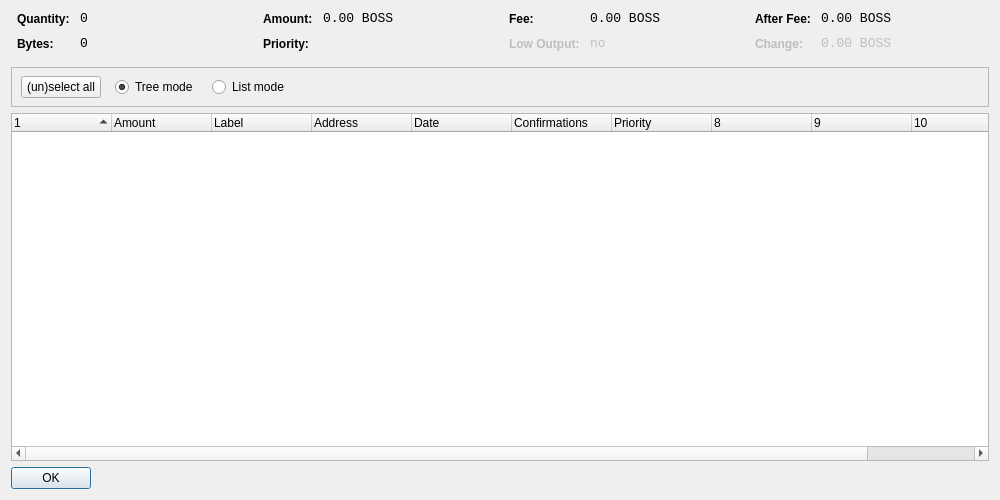
<?xml version="1.0" encoding="UTF-8"?>
<ui version="4.0">
 <class>CoinControlDialog</class>
 <widget class="QDialog" name="CoinControlDialog">
  <property name="geometry">
   <rect>
    <x>0</x>
    <y>0</y>
    <width>1000</width>
    <height>500</height>
   </rect>
  </property>
  <property name="windowTitle">
   <string>Coin Control</string>
  </property>
  <layout class="QVBoxLayout" name="verticalLayout">
   <item>
    <layout class="QHBoxLayout" name="horizontalLayoutTop" stretch="0,0,0,0">
     <property name="topMargin">
      <number>0</number>
     </property>
     <property name="bottomMargin">
      <number>10</number>
     </property>
     <item>
      <layout class="QFormLayout" name="formLayoutCoinControl1">
       <property name="horizontalSpacing">
        <number>10</number>
       </property>
       <property name="verticalSpacing">
        <number>10</number>
       </property>
       <property name="leftMargin">
        <number>6</number>
       </property>
       <property name="rightMargin">
        <number>6</number>
       </property>
       <item row="0" column="0">
        <widget class="QLabel" name="labelCoinControlQuantityText">
         <property name="styleSheet">
          <string notr="true">font-weight:bold;</string>
         </property>
         <property name="text">
          <string>Quantity:</string>
         </property>
        </widget>
       </item>
       <item row="0" column="1">
        <widget class="QLabel" name="labelCoinControlQuantity">
         <property name="font">
          <font>
           <family>Monospace</family>
           <pointsize>10</pointsize>
          </font>
         </property>
         <property name="cursor">
          <cursorShape>IBeamCursor</cursorShape>
         </property>
         <property name="contextMenuPolicy">
          <enum>Qt::ActionsContextMenu</enum>
         </property>
         <property name="text">
          <string notr="true">0</string>
         </property>
         <property name="textInteractionFlags">
          <set>Qt::LinksAccessibleByMouse|Qt::TextSelectableByKeyboard|Qt::TextSelectableByMouse</set>
         </property>
        </widget>
       </item>
       <item row="1" column="0">
        <widget class="QLabel" name="labelCoinControlBytesText">
         <property name="styleSheet">
          <string notr="true">font-weight:bold;</string>
         </property>
         <property name="text">
          <string>Bytes:</string>
         </property>
        </widget>
       </item>
       <item row="1" column="1">
        <widget class="QLabel" name="labelCoinControlBytes">
         <property name="font">
          <font>
           <family>Monospace</family>
           <pointsize>10</pointsize>
          </font>
         </property>
         <property name="cursor">
          <cursorShape>IBeamCursor</cursorShape>
         </property>
         <property name="contextMenuPolicy">
          <enum>Qt::ActionsContextMenu</enum>
         </property>
         <property name="text">
          <string notr="true">0</string>
         </property>
         <property name="textInteractionFlags">
          <set>Qt::LinksAccessibleByMouse|Qt::TextSelectableByKeyboard|Qt::TextSelectableByMouse</set>
         </property>
        </widget>
       </item>
      </layout>
     </item>
     <item>
      <layout class="QFormLayout" name="formLayoutCoinControl2">
       <property name="horizontalSpacing">
        <number>10</number>
       </property>
       <property name="verticalSpacing">
        <number>10</number>
       </property>
       <property name="leftMargin">
        <number>6</number>
       </property>
       <property name="rightMargin">
        <number>6</number>
       </property>
       <item row="0" column="0">
        <widget class="QLabel" name="labelCoinControlAmountText">
         <property name="styleSheet">
          <string notr="true">font-weight:bold;</string>
         </property>
         <property name="text">
          <string>Amount:</string>
         </property>
        </widget>
       </item>
       <item row="0" column="1">
        <widget class="QLabel" name="labelCoinControlAmount">
         <property name="font">
          <font>
           <family>Monospace</family>
           <pointsize>10</pointsize>
          </font>
         </property>
         <property name="cursor">
          <cursorShape>IBeamCursor</cursorShape>
         </property>
         <property name="contextMenuPolicy">
          <enum>Qt::ActionsContextMenu</enum>
         </property>
         <property name="text">
          <string notr="true">0.00 BOSS</string>
         </property>
         <property name="textInteractionFlags">
          <set>Qt::LinksAccessibleByMouse|Qt::TextSelectableByKeyboard|Qt::TextSelectableByMouse</set>
         </property>
        </widget>
       </item>
       <item row="1" column="0">
        <widget class="QLabel" name="labelCoinControlPriorityText">
         <property name="styleSheet">
          <string notr="true">font-weight:bold;</string>
         </property>
         <property name="text">
          <string>Priority:</string>
         </property>
        </widget>
       </item>
       <item row="1" column="1">
        <widget class="QLabel" name="labelCoinControlPriority">
         <property name="font">
          <font>
           <family>Monospace</family>
           <pointsize>10</pointsize>
          </font>
         </property>
         <property name="cursor">
          <cursorShape>IBeamCursor</cursorShape>
         </property>
         <property name="contextMenuPolicy">
          <enum>Qt::ActionsContextMenu</enum>
         </property>
         <property name="text">
          <string/>
         </property>
         <property name="textInteractionFlags">
          <set>Qt::LinksAccessibleByMouse|Qt::TextSelectableByKeyboard|Qt::TextSelectableByMouse</set>
         </property>
        </widget>
       </item>
      </layout>
     </item>
     <item>
      <layout class="QFormLayout" name="formLayoutCoinControl3">
       <property name="horizontalSpacing">
        <number>10</number>
       </property>
       <property name="verticalSpacing">
        <number>10</number>
       </property>
       <property name="leftMargin">
        <number>6</number>
       </property>
       <property name="rightMargin">
        <number>6</number>
       </property>
       <item row="0" column="0">
        <widget class="QLabel" name="labelCoinControlFeeText">
         <property name="styleSheet">
          <string notr="true">font-weight:bold;</string>
         </property>
         <property name="text">
          <string>Fee:</string>
         </property>
        </widget>
       </item>
       <item row="0" column="1">
        <widget class="QLabel" name="labelCoinControlFee">
         <property name="font">
          <font>
           <family>Monospace</family>
           <pointsize>10</pointsize>
          </font>
         </property>
         <property name="cursor">
          <cursorShape>IBeamCursor</cursorShape>
         </property>
         <property name="contextMenuPolicy">
          <enum>Qt::ActionsContextMenu</enum>
         </property>
         <property name="text">
          <string notr="true">0.00 BOSS</string>
         </property>
         <property name="textInteractionFlags">
          <set>Qt::LinksAccessibleByMouse|Qt::TextSelectableByKeyboard|Qt::TextSelectableByMouse</set>
         </property>
        </widget>
       </item>
       <item row="1" column="0">
        <widget class="QLabel" name="labelCoinControlLowOutputText">
         <property name="enabled">
          <bool>false</bool>
         </property>
         <property name="styleSheet">
          <string notr="true">font-weight:bold;</string>
         </property>
         <property name="text">
          <string>Low Output:</string>
         </property>
        </widget>
       </item>
       <item row="1" column="1">
        <widget class="QLabel" name="labelCoinControlLowOutput">
         <property name="enabled">
          <bool>false</bool>
         </property>
         <property name="font">
          <font>
           <family>Monospace</family>
           <pointsize>10</pointsize>
          </font>
         </property>
         <property name="cursor">
          <cursorShape>IBeamCursor</cursorShape>
         </property>
         <property name="contextMenuPolicy">
          <enum>Qt::ActionsContextMenu</enum>
         </property>
         <property name="text">
          <string notr="true">no</string>
         </property>
         <property name="textInteractionFlags">
          <set>Qt::LinksAccessibleByMouse|Qt::TextSelectableByKeyboard|Qt::TextSelectableByMouse</set>
         </property>
        </widget>
       </item>
      </layout>
     </item>
     <item>
      <layout class="QFormLayout" name="formLayoutCoinControl4">
       <property name="horizontalSpacing">
        <number>10</number>
       </property>
       <property name="verticalSpacing">
        <number>10</number>
       </property>
       <property name="leftMargin">
        <number>6</number>
       </property>
       <property name="rightMargin">
        <number>6</number>
       </property>
       <item row="0" column="0">
        <widget class="QLabel" name="labelCoinControlAfterFeeText">
         <property name="styleSheet">
          <string notr="true">font-weight:bold;</string>
         </property>
         <property name="text">
          <string>After Fee:</string>
         </property>
        </widget>
       </item>
       <item row="0" column="1">
        <widget class="QLabel" name="labelCoinControlAfterFee">
         <property name="font">
          <font>
           <family>Monospace</family>
           <pointsize>10</pointsize>
          </font>
         </property>
         <property name="cursor">
          <cursorShape>IBeamCursor</cursorShape>
         </property>
         <property name="contextMenuPolicy">
          <enum>Qt::ActionsContextMenu</enum>
         </property>
         <property name="text">
          <string notr="true">0.00 BOSS</string>
         </property>
         <property name="textInteractionFlags">
          <set>Qt::LinksAccessibleByMouse|Qt::TextSelectableByKeyboard|Qt::TextSelectableByMouse</set>
         </property>
        </widget>
       </item>
       <item row="1" column="0">
        <widget class="QLabel" name="labelCoinControlChangeText">
         <property name="enabled">
          <bool>false</bool>
         </property>
         <property name="styleSheet">
          <string notr="true">font-weight:bold;</string>
         </property>
         <property name="text">
          <string>Change:</string>
         </property>
        </widget>
       </item>
       <item row="1" column="1">
        <widget class="QLabel" name="labelCoinControlChange">
         <property name="enabled">
          <bool>false</bool>
         </property>
         <property name="font">
          <font>
           <family>Monospace</family>
           <pointsize>10</pointsize>
          </font>
         </property>
         <property name="cursor">
          <cursorShape>IBeamCursor</cursorShape>
         </property>
         <property name="contextMenuPolicy">
          <enum>Qt::ActionsContextMenu</enum>
         </property>
         <property name="text">
          <string notr="true">0.00 BOSS</string>
         </property>
         <property name="textInteractionFlags">
          <set>Qt::LinksAccessibleByMouse|Qt::TextSelectableByKeyboard|Qt::TextSelectableByMouse</set>
         </property>
        </widget>
       </item>
      </layout>
     </item>
    </layout>
   </item>
   <item>
    <widget class="QFrame" name="frame">
     <property name="minimumSize">
      <size>
       <width>0</width>
       <height>40</height>
      </size>
     </property>
     <property name="frameShape">
      <enum>QFrame::StyledPanel</enum>
     </property>
     <property name="frameShadow">
      <enum>QFrame::Sunken</enum>
     </property>
     <widget class="QWidget" name="horizontalLayoutWidget">
      <property name="geometry">
       <rect>
        <x>10</x>
        <y>0</y>
        <width>781</width>
        <height>41</height>
       </rect>
      </property>
      <layout class="QHBoxLayout" name="horizontalLayoutPanel" stretch="0,0,0,0,0">
       <property name="spacing">
        <number>14</number>
       </property>
       <item>
        <widget class="QPushButton" name="pushButtonSelectAll">
         <property name="sizePolicy">
          <sizepolicy hsizetype="Maximum" vsizetype="Fixed">
           <horstretch>0</horstretch>
           <verstretch>0</verstretch>
          </sizepolicy>
         </property>
         <property name="text">
          <string>(un)select all</string>
         </property>
        </widget>
       </item>
       <item>
        <widget class="QRadioButton" name="radioTreeMode">
         <property name="sizePolicy">
          <sizepolicy hsizetype="Maximum" vsizetype="Fixed">
           <horstretch>0</horstretch>
           <verstretch>0</verstretch>
          </sizepolicy>
         </property>
         <property name="text">
          <string>Tree mode</string>
         </property>
         <property name="checked">
          <bool>true</bool>
         </property>
        </widget>
       </item>
       <item>
        <widget class="QRadioButton" name="radioListMode">
         <property name="sizePolicy">
          <sizepolicy hsizetype="Maximum" vsizetype="Fixed">
           <horstretch>0</horstretch>
           <verstretch>0</verstretch>
          </sizepolicy>
         </property>
         <property name="text">
          <string>List mode</string>
         </property>
        </widget>
       </item>
       <item>
        <spacer name="horizontalSpacer">
         <property name="orientation">
          <enum>Qt::Horizontal</enum>
         </property>
         <property name="sizeHint" stdset="0">
          <size>
           <width>40</width>
           <height>20</height>
          </size>
         </property>
        </spacer>
       </item>
      </layout>
     </widget>
    </widget>
   </item>
   <item>
    <widget class="CoinControlTreeWidget" name="treeWidget">
     <property name="contextMenuPolicy">
      <enum>Qt::CustomContextMenu</enum>
     </property>
     <property name="sortingEnabled">
      <bool>false</bool>
     </property>
     <property name="columnCount">
      <number>11</number>
     </property>
     <attribute name="headerShowSortIndicator" stdset="0">
      <bool>true</bool>
     </attribute>
     <attribute name="headerStretchLastSection">
      <bool>false</bool>
     </attribute>
     <column>
      <property name="text">
       <string/>
      </property>
     </column>
     <column>
      <property name="text">
       <string>Amount</string>
      </property>
     </column>
     <column>
      <property name="text">
       <string>Label</string>
      </property>
     </column>
     <column>
      <property name="text">
       <string>Address</string>
      </property>
     </column>
     <column>
      <property name="text">
       <string>Date</string>
      </property>
     </column>
     <column>
      <property name="text">
       <string>Confirmations</string>
      </property>
      <property name="toolTip">
       <string>Confirmed</string>
      </property>
     </column>
     <column>
      <property name="text">
       <string>Priority</string>
      </property>
     </column>
     <column>
      <property name="text">
       <string/>
      </property>
     </column>
     <column>
      <property name="text">
       <string/>
      </property>
     </column>
     <column>
      <property name="text">
       <string/>
      </property>
     </column>
     <column>
      <property name="text">
       <string/>
      </property>
     </column>
    </widget>
   </item>
   <item>
    <widget class="QDialogButtonBox" name="buttonBox">
     <property name="sizePolicy">
      <sizepolicy hsizetype="Maximum" vsizetype="Fixed">
       <horstretch>0</horstretch>
       <verstretch>0</verstretch>
      </sizepolicy>
     </property>
     <property name="orientation">
      <enum>Qt::Horizontal</enum>
     </property>
     <property name="standardButtons">
      <set>QDialogButtonBox::Ok</set>
     </property>
    </widget>
   </item>
  </layout>
 </widget>
 <customwidgets>
  <customwidget>
   <class>CoinControlTreeWidget</class>
   <extends>QTreeWidget</extends>
   <header>coincontroltreewidget.h</header>
  </customwidget>
 </customwidgets>
 <resources/>
 <connections/>
</ui>
